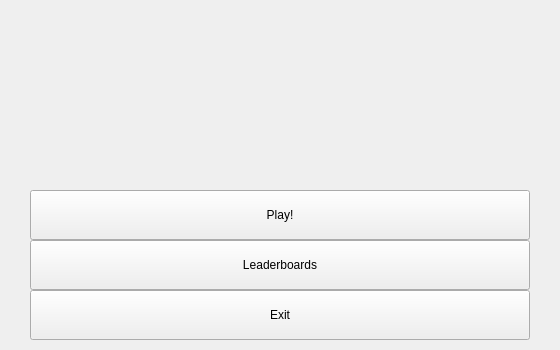
<?xml version="1.0" encoding="UTF-8"?>
<ui version="4.0">
 <class>MainWindow</class>
 <widget class="QMainWindow" name="MainWindow">
  <property name="geometry">
   <rect>
    <x>0</x>
    <y>0</y>
    <width>560</width>
    <height>350</height>
   </rect>
  </property>
  <property name="minimumSize">
   <size>
    <width>560</width>
    <height>350</height>
   </size>
  </property>
  <property name="maximumSize">
   <size>
    <width>560</width>
    <height>350</height>
   </size>
  </property>
  <property name="windowTitle">
   <string>Menu</string>
  </property>
  <widget class="QWidget" name="centralwidget">
   <widget class="QPushButton" name="play_button">
    <property name="geometry">
     <rect>
      <x>30</x>
      <y>190</y>
      <width>500</width>
      <height>50</height>
     </rect>
    </property>
    <property name="text">
     <string>Play!</string>
    </property>
   </widget>
   <widget class="QPushButton" name="leaderboards_button">
    <property name="geometry">
     <rect>
      <x>30</x>
      <y>240</y>
      <width>500</width>
      <height>50</height>
     </rect>
    </property>
    <property name="text">
     <string>Leaderboards</string>
    </property>
   </widget>
   <widget class="QPushButton" name="exit_button">
    <property name="geometry">
     <rect>
      <x>30</x>
      <y>290</y>
      <width>500</width>
      <height>50</height>
     </rect>
    </property>
    <property name="text">
     <string>Exit</string>
    </property>
   </widget>
   <widget class="QLabel" name="image">
    <property name="geometry">
     <rect>
      <x>210</x>
      <y>20</y>
      <width>140</width>
      <height>140</height>
     </rect>
    </property>
    <property name="text">
     <string>&lt;html&gt;&lt;head/&gt;&lt;body&gt;&lt;p&gt;&lt;br/&gt;&lt;/p&gt;&lt;/body&gt;&lt;/html&gt;</string>
    </property>
   </widget>
  </widget>
 </widget>
 <resources/>
 <connections/>
</ui>
